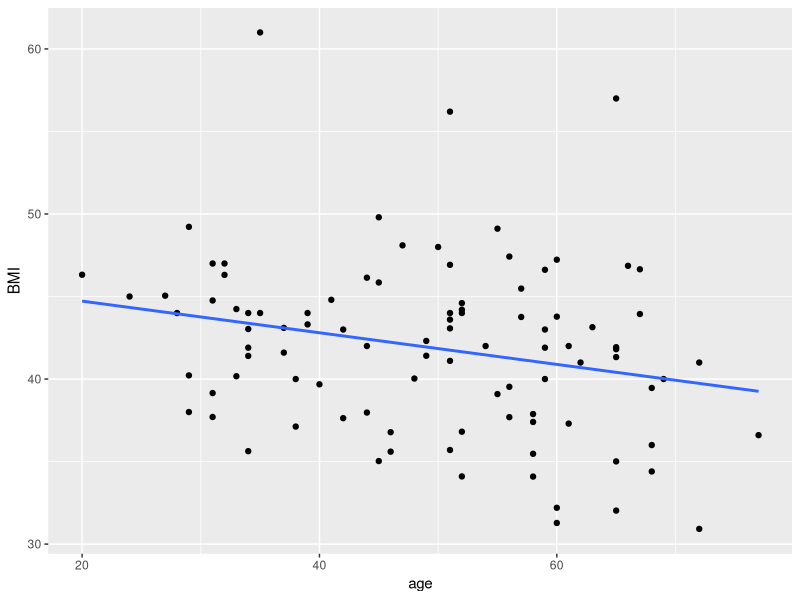
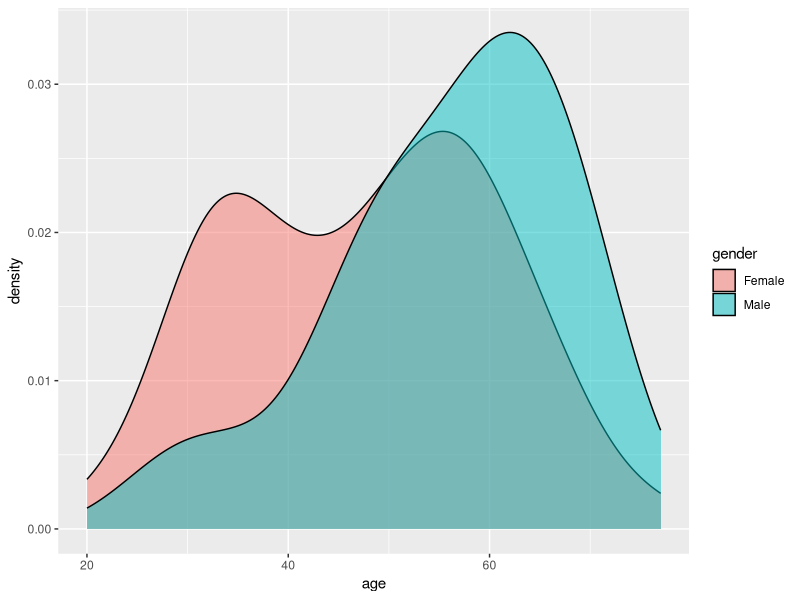
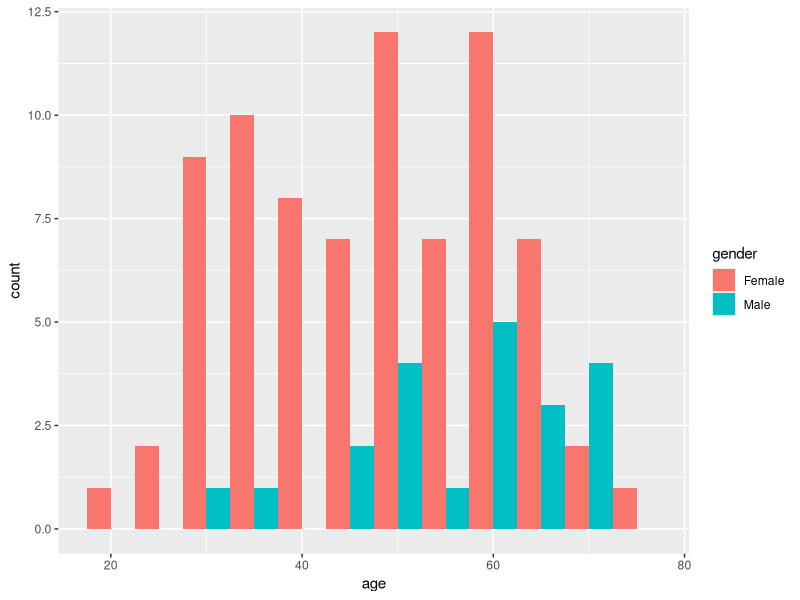
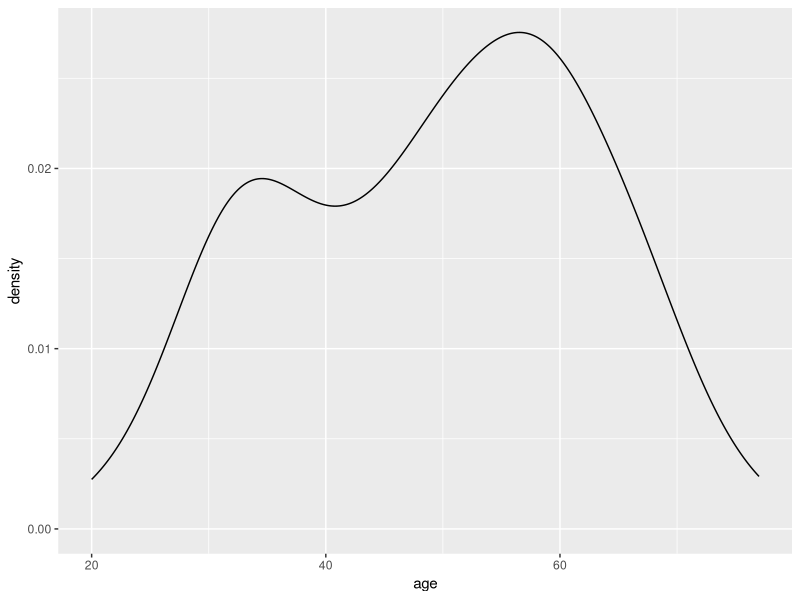
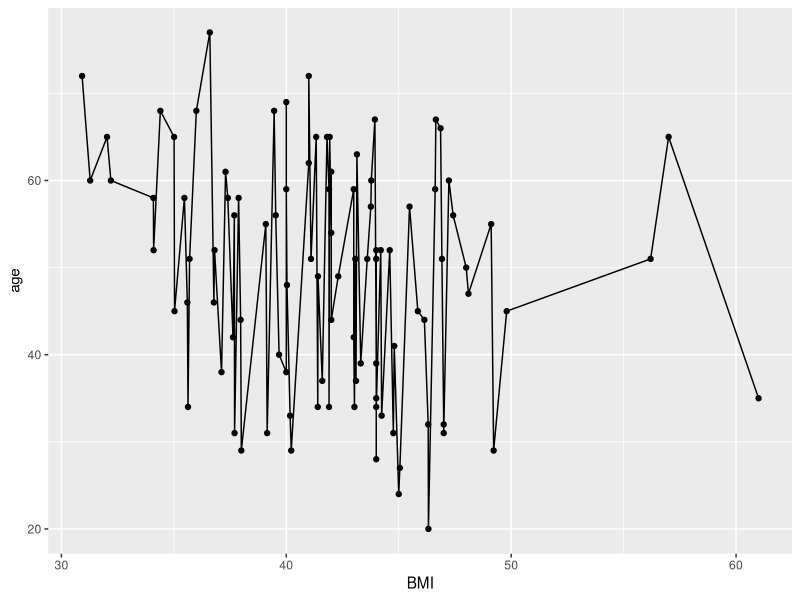

Generate these figures, in order, with R:
## ---- chunk 1
library(tidyverse)
library(here)

here()
data <- read_delim(here("Data", "exam_data.txt")) #Assigning the dataset to an object "data".
data

## ---- chunk 2
tidy_data <- data %>% rename(BMI = "BMI kg/m2", # Renaming columns 
                Attempts = "# attempts",
                Failures = "# failures") %>% 
  distinct() %>% # Removing duplicates
  pivot_wider(names_from = difficulties_intubating_feature, 
              values_from = difficulties_intubating_value) %>% 
  # Creating three new columns by pivoting wider 
  separate(col = last_method_S_F,
           into = c("last_method", "last_method_S_F"),
           sep = "_") %>% # Splitting the last_method_S_F column into two different columns
  mutate(last_method_S_F = as.double(last_method_S_F),
         last_method = as.double(last_method)) #Converting these two columns to numeric columns as they were turned into character columns when splitting them
  
## ---- chunk 3
data2 <- tidy_data %>% select(-c(month, year)) # Removing the columns month and year 
 
## ---- chunk 4
ad_df <- read_delim(here("Data", "exam_data_join.txt")) # Importing the additional dataset and assigning it to an object
## ---- chunk 5
joined_df <- data2 %>% 
  left_join(ad_df, by = "id") %>%  # Deciding to join the original dataframe to the ad_df by the column "id" as this is present in both datasets
  distinct() %>% # Removing duplicates
 mutate(gender = if_else(gender == 0, "Female", "Male"), # Could also have used the function case_when like this: mutate(gender =case_when(gender == "0" ~ "Female", gender == "1" ~ "Male"))
        Mallampati_asa = (asa*Mallampati), # Adding a column multiplicating the columns asa and Mallampati ) # Changing the column gender to character observations
        Ease_quartile = cut(ease, breaks = 4), # Creating a new column with quartile-values for the ease-column 
        Method_check = if_else(last_method == Randomization, "True", "False")) %>%  # Creating a new column that checks whether the column "last method" contains the same values as the column "Randomization) 

  select(id, gender, age, everything()) %>%  #Changing the order of the columns so that id, gender and age is at the beginning of the dataset. 
  arrange(id) #%>%  # The id's in our dataset are already in increasing order

## ---- chunk 6
joined_df %>% summarise(across(everything(), ~sum(is.na(.)))) # There are 2 missing values for BMI,  1 for sore_throat, 1 for mallampati and 1 for mallampati_asa
## ---- chunk 7
joined_df %>% 
  group_by(gender) %>% 
  summarise(
    min_total_intubation_time = min(total_intubation_time, na.rm = T),  #It is possible to use na.rm = T instead of writing TRUE (it does the same)
    max_total_intubation_time = max(total_intubation_time, na.rm = T),
    mean_total_intubation_time = mean(total_intubation_time, na.rm = T),
    sd_total_intubation_time = sd(total_intubation_time, na.rm = T))
## ---- chunk 8
joined_df %>% 
  group_by(gender) %>% 
  filter(BMI <= 40) %>% 
   summarise(
    min_total_intubation_time = min(total_intubation_time, na.rm = T),
    max_total_intubation_time = max(total_intubation_time, na.rm = T),
    mean_total_intubation_time = mean(total_intubation_time, na.rm = T),
    sd_total_intubation_time = sd(total_intubation_time, na.rm = T))
## ---- chunk 9
joined_df %>% 
  group_by(Randomization) %>% 
  filter(gender == "Female") %>% 
   summarise(
    min_total_intubation_time = min(total_intubation_time, na.rm = T),
    max_total_intubation_time = max(total_intubation_time, na.rm = T),
    mean_total_intubation_time = mean(total_intubation_time, na.rm = T),
    sd_total_intubation_time = sd(total_intubation_time, na.rm = T))
## ---- chunk 10
joined_df %>% 
  group_by(Attempts) %>% 
  filter(age > 45) %>% 
   summarise(
    min_total_intubation_time = min(total_intubation_time, na.rm = T),
    max_total_intubation_time = max(total_intubation_time, na.rm = T),
    mean_total_intubation_time = mean(total_intubation_time, na.rm = T),
    sd_total_intubation_time = sd(total_intubation_time, na.rm = T))
## ---- chunk 11
joined_df %>% 
  group_by(Failures) %>% 
  filter(Mallampati >= 2) %>% 
   summarise(
    min_total_intubation_time = min(total_intubation_time, na.rm = T),
    max_total_intubation_time = max(total_intubation_time, na.rm = T),
    mean_total_intubation_time = mean(total_intubation_time, na.rm = T),
    sd_total_intubation_time = sd(total_intubation_time, na.rm = T))
## ---- chunk 12
CC_table <- joined_df %>%
  count(gender, Attempts)
## ---- chunk 13

#Checking if age distribution depends on gender:
joined_df %>% 
  ggplot(aes(x = age, y = BMI)) + geom_point() + geom_smooth(method = "lm", se = F) # Checking if age and BMI have a linear relationship by adding geom_smooth (adds a regression line) to a scatterplot.

joined_df %>% ggplot(aes(x = age, fill = gender)) + geom_density(alpha = 0.5)   # Density plot of the age distribution depending on gender I LIKE THIS THE BEST FOR AGE AND GENDER. also recommend writing the plots like this as opposed to the other way of writing it (like below)

ggplot(joined_df, aes(x = age, fill = gender)) +
  geom_histogram(binwidth = 5, position = "dodge") # Histogram of age depending on gender

ggplot(joined_df, aes(x = age, fill = BMI)) +
  geom_density(alpha = 0.5) 

ggplot(joined_df, aes(x = BMI, y = age)) +
  geom_point() + geom_line()

## ---- chunk 14
#trying this question
